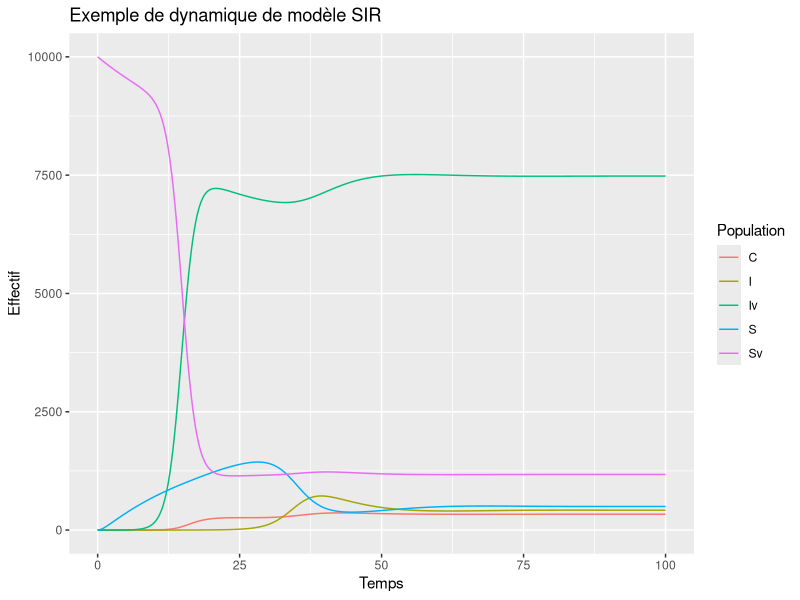
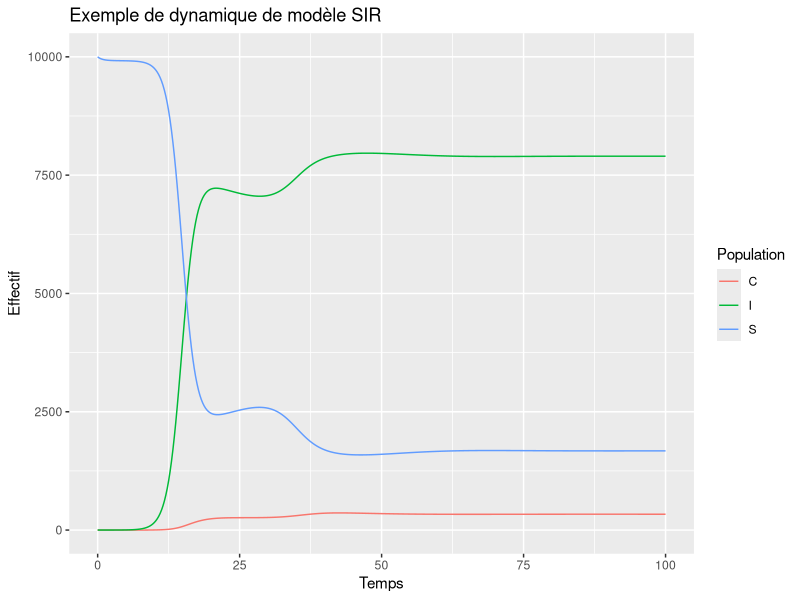

Recreate these plots in R, in order.
## ---- chunk 1
library(deSolve)
library(tidyverse)
## ---- chunk 2
time_vector <- seq(0, 100, 0.25)
init <- c(S = 0, I = 1, Sv = 9999, Iv = 0, C = 0)
params <- c(
  # croissance logistique :
  r = 1.2,
  k = 10000,

  # taux de mortalité: ok
  m = 0.0097, # mort naturel
  d = 0.047, # mort par cancer TBD

  # taux de contamination:
  b = 4e-4, # non vacciné
  c = 1e-4, # vacciné

  # taux de vaccination:
  v = 0.04,

  # taux de guérison:
  a = 0.07, # non vacciné
  h = 0.09, # vacciné

  # taux de cancer: ok
  e = 0.08, # non vacciné
  f = 0.02, # vacciné

  # taux guérison cancer
  g = 0.5
)

logisticFunction <- function(N, r, k) {
  N * r * (1 - N / k)
}

modeleSIC <- function(t, y, params) {
  with(as.list(c(y, params)), {
    dS <- logisticFunction(S + I + Iv + Sv + C, r, k) -
      (v + m) * S -
      b * S * I
    dI <- b * S * I - (a + m + e + v) * I
    dSv <- v * S + a * I + h * Iv + g * C -
      c * Sv * Iv -
      m * Sv
    dIv <- v * I + c * Sv * Iv - (h + f + m) * Iv
    dC <- e * I + f * Iv - (d + g) * C
    return(list(c(dS, dI, dSv, dIv, dC)))
  })
}
## ---- chunk 3
results <- as.data.frame(lsoda(init, time_vector, modeleSIC, params))

results %>%
  pivot_longer(!time, names_to = "pop", values_to = "N") %>%
  ggplot() +
  geom_line(aes(x = time, y = N, color = pop)) +
  labs(y = "Effectif", x = "Temps",
       title = "Exemple de dynamique de modèle SIR",
       color = "Population")

results
## ---- chunk 4
results %>%
  transmute(time, S = S + Sv, I = I + Iv, C) %>%
  pivot_longer(!time, names_to = "pop", values_to = "N") %>%
  ggplot() +
  geom_line(aes(x = time, y = N, color = pop)) +
  labs(y = "Effectif", x = "Temps",
       title = "Exemple de dynamique de modèle SIR",
       color = "Population")
## ---- chunk 5
results %>%
  group_by(time) %>%
  summarise(tot = sum(S, Sv, I, Iv, C), V = (Sv+Iv) / tot * 100, S = sum(S, Sv) / tot * 100, I = sum(I, Iv) / tot * 100, C = C / tot * 100)
